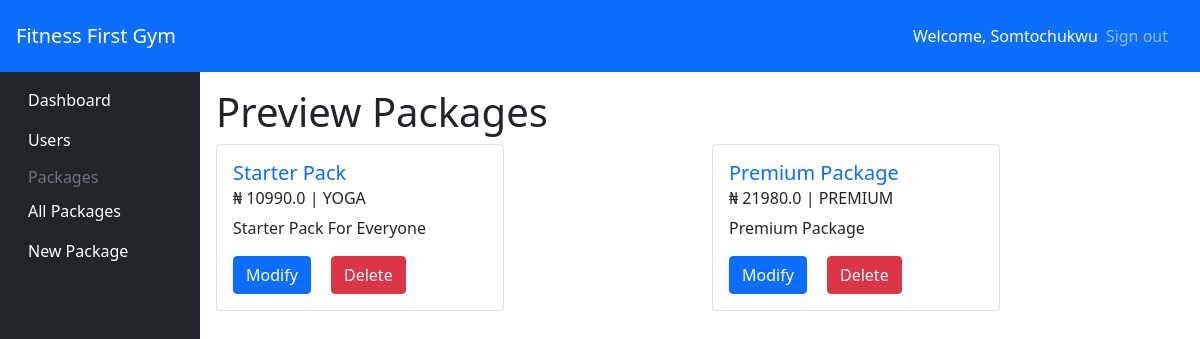
Page /admin/package/all (signed in) on the committed database.
### app/models/__init__.py (models this page shows, shortened)
class User(UserMixin, db.Model):
    id = db.Column(db.Integer, primary_key=True)
    firstname = db.Column(db.String(200), nullable=False)
    lastname = db.Column(db.String(200), nullable=True)
    email = db.Column(db.String(100), nullable=False, unique=True)
    password = db.Column(db.String(200), nullable=False)
    isAdmin = db.Column(db.Boolean(), default=False)
    membership_id = db.Column(db.Integer, db.ForeignKey('package.id'), nullable=True)
    membership = db.relationship('Package', backref=db.backref('packages', lazy='dynamic'))
    createdAt = db.Column(db.DateTime, default=datetime.utcnow)

### app/models/Package.py (models this page shows)
class Package(db.Model):
    id = db.Column(db.Integer, primary_key=True)
    name = db.Column(db.String(100), unique=True)
    price = db.Column(db.Float)
    description = db.Column(db.String(100))
    premium = db.Column(db.Boolean, default=True)
    package_id = db.Column(db.Integer, db.ForeignKey('package_type.id'))
    package_type = db.relationship('PackageType', backref=db.backref('package', lazy='dynamic'))
    category_id = db.Column(db.Integer, db.ForeignKey('category.id'))
    category = db.relationship('Category', backref=db.backref('packages', lazy='dynamic'))

class Category(db.Model):
    id = db.Column(db.Integer, primary_key=True)
    name = db.Column(db.String(50), unique=True)

### app/admin_views.py (the view)
@app.route('/admin/package/all')
@login_required
@authorize_request
def all_packages():
   packages = Package.query.all()
   return render_template('pages/admin/packages/preview.html', packages=packages)

### app/admin_views.py (called while the page is built)
def authorize_request(view_func):
   @wraps(view_func)
   def wrapped_view(*args, **kwargs):
      try:
         if current_user.isAdmin:
               return view_func(*args, **kwargs)
         else:
            flash('Unauthorized')
            return redirect('/')
      except Exception as error:
         return render_template('pages/error/500.html', error=error)
   return wrapped_view

### app/models/__init__.py (called while the page is built)
@login_manager.user_loader
def load_user(id):
    return User.query.get(id)

### app/templates/pages/admin/packages/preview.html (shortened to what this page needs)
{% extends "components/admin_base.html" %}
{% block content %}
<h1>Preview Packages</h1>
<div class="row">
    {% for package in packages %}
    <div class="col">
        <div class="card" style="width: 18rem;">
            <div class="card-body">
                <h5 class="card-title text-primary">{{package.name}}</h5>
                <h6 class="card-subtitle mb-2 text-body-secondary"> ₦ {{package.price}} | {{package.category.name}}</h6>
                <p class="card-text">{{package.description}}</p>
                <a href="/admin/package/edit/{{package.id}}" class="card-link btn btn-primary">Modify</a>
                <a href="/admin/package/delete/{{package.id}}" class="card-link btn btn-danger">Delete</a>
            </div>
        </div>
    </div>
    {% endfor %}
</div>
{% endblock content %}

### app/templates/components/admin_base.html (shortened to what this page needs)
<!DOCTYPE html>
<html lang="en">
<head>
    <link href="https://cdn.jsdelivr.net/npm/bootstrap@5.0.2/dist/css/bootstrap.min.css" rel="stylesheet"
>
</head>
<body class="relative">
    <main>
        <nav class="navbar navbar-dark sticky-top bg-primary flex-md-nowrap p-3">
            <a class="navbar-brand col-sm-3 col-md-2 mr-0" href="/">Fitness First Gym</a>
            <div class="navbar-nav px-3">
                <div class="nav-item text-nowrap d-flex align-items-center">
                    <span class="text-white mx-2">Welcome, {{current_user.firstname}}</span>
                    <a class="nav-link" href="/auth/logout">Sign out</a>
                </div>
            </div>
        </nav>
        <div>
            <div class="container-fluid">
                <div class="row">
                    {% include "components/admin_navbar.html" %}
                    <main role="main" class="relative col-md-9 ml-sm-auto col-lg-10 p-3">
                        {% block content %} {% endblock %}
                    </main>
                </div>
            </div>
        </div>
    </main>
</body>
</html>

### rows in the picture
User: firstname "Somtochukwu"
Package: name "Starter Pack", price "10990.0", category.name "YOGA", description "Starter Pack For Everyone"
Package: name "Premium Package", price "21980.0", category.name "PREMIUM", description "Premium Package"
